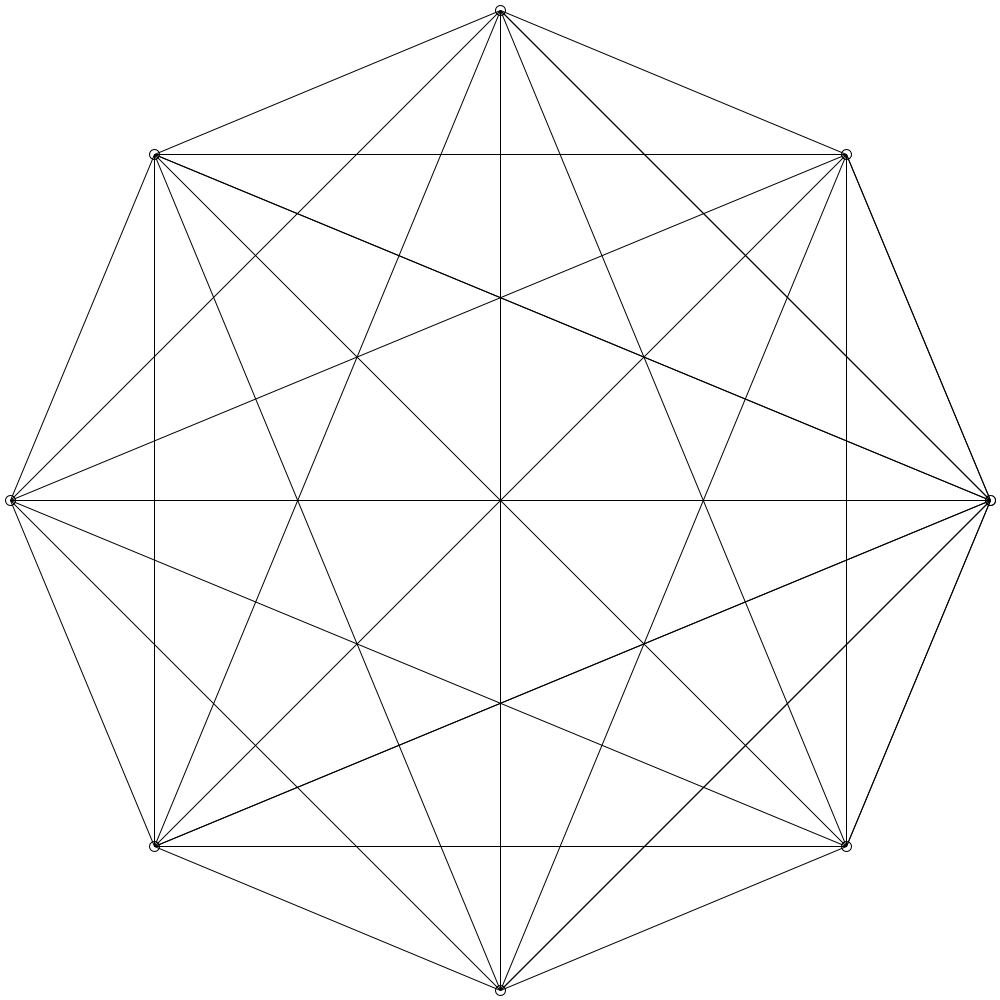
Frame 1 (no input)
Frame 60 (the mouse pressed at the canvas centre just before this capture): identical to frame 1, image omitted
Frame 120 (the mouse held since frame 60 and released just before this capture): identical to frame 1, image omitted

The Processing sketch that drew this single still picture (run headless with seeded random() and noise(); from frame 60 on, the mouse is pressed at the canvas centre):

// Processing sketch: geo_nova
// ── geo_nova.pde
/* OpenProcessing Tweak of *@*http://www.openprocessing.org/sketch/4872*@* */
/* !do not delete the line above, required for linking your tweak if you upload again */
int numRings = 1;
Ring[] rings = new Ring[numRings];


int numballs = 8;

void setup(){
  size(1000,1000);
  background(255,255,255);
  smooth();
  ellipseMode(CENTER);
  
  rings[0] = new Ring(numballs, width/2, height/2, (int)(width*0.49));
}

void draw(){
  background(255,255,255);
  for (int i = 0; i < numRings; i++)
  {
    rings[i].changeN(numballs);
    rings[i].display();
  }

}


void keyPressed(){
 if (keyCode == UP)
 {
   numballs++;
 }
  if (keyCode == DOWN)
  {
   if (numballs > 1)
   {
   numballs--;
   }
  }
  
}



class Ring {
 
 int radius;
 int numballs;
 int xx, yy;
  
 Ring(int n, int centx, int centy, int rad){
  xx = centx;
  yy = centy;
  numballs = n; 
  radius = rad;
 }
  
  void display(){
   float degreeInc = 2.0*(PI / numballs);
   int count = -1;
   int[] pointsx = new int[numballs + 1];
   int[] pointsy = new int[numballs + 1];
   int smallRad = 10;
    for ( float deg = 0; deg < 2*PI; deg = deg + degreeInc)
    {
     int dy = int(radius * sin(deg));
     int dx = int(radius * cos(deg));
     ellipse(xx+dx, yy+dy, smallRad, smallRad);
     count++;
     pointsx[count] = xx+dx;
     pointsy[count] = yy+dy;
    }  
    
    for (int i = 0; i <= count; i++)
    {
      for (int j = i+1; j <= count; j++)
      {
        line(pointsx[i],pointsy[i],pointsx[j],pointsy[j]);
      }
    }
  }
 void changeN(int n)
 {
   numballs = n;
 }
}
